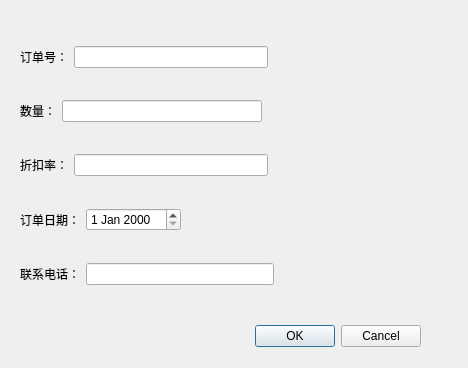
<?xml version="1.0" encoding="UTF-8"?>
<ui version="4.0">
 <class>addsalerecordDialog</class>
 <widget class="QDialog" name="addsalerecordDialog">
  <property name="geometry">
   <rect>
    <x>0</x>
    <y>0</y>
    <width>468</width>
    <height>368</height>
   </rect>
  </property>
  <property name="windowTitle">
   <string>售货办理</string>
  </property>
  <widget class="QDialogButtonBox" name="buttonBox">
   <property name="geometry">
    <rect>
     <x>80</x>
     <y>320</y>
     <width>341</width>
     <height>32</height>
    </rect>
   </property>
   <property name="orientation">
    <enum>Qt::Horizontal</enum>
   </property>
   <property name="standardButtons">
    <set>QDialogButtonBox::Cancel|QDialogButtonBox::Ok</set>
   </property>
  </widget>
  <widget class="QWidget" name="layoutWidget">
   <property name="geometry">
    <rect>
     <x>20</x>
     <y>20</y>
     <width>441</width>
     <height>291</height>
    </rect>
   </property>
   <layout class="QGridLayout" name="gridLayout_6">
    <item row="0" column="0">
     <layout class="QGridLayout" name="gridLayout_5">
      <item row="0" column="0">
       <widget class="QLabel" name="label">
        <property name="text">
         <string>订单号：</string>
        </property>
       </widget>
      </item>
      <item row="0" column="1">
       <widget class="QLineEdit" name="lineEdit"/>
      </item>
      <item row="0" column="2">
       <spacer name="horizontalSpacer_4">
        <property name="orientation">
         <enum>Qt::Horizontal</enum>
        </property>
        <property name="sizeHint" stdset="0">
         <size>
          <width>40</width>
          <height>20</height>
         </size>
        </property>
       </spacer>
      </item>
     </layout>
    </item>
    <item row="1" column="0">
     <layout class="QGridLayout" name="gridLayout_4">
      <item row="0" column="1">
       <widget class="QLineEdit" name="lineEdit_2"/>
      </item>
      <item row="0" column="0">
       <widget class="QLabel" name="label_2">
        <property name="text">
         <string>数量：</string>
        </property>
       </widget>
      </item>
      <item row="0" column="2">
       <spacer name="horizontalSpacer_3">
        <property name="orientation">
         <enum>Qt::Horizontal</enum>
        </property>
        <property name="sizeHint" stdset="0">
         <size>
          <width>40</width>
          <height>20</height>
         </size>
        </property>
       </spacer>
      </item>
     </layout>
    </item>
    <item row="3" column="0">
     <layout class="QGridLayout" name="gridLayout_2">
      <item row="0" column="2">
       <widget class="QDateEdit" name="dateEdit"/>
      </item>
      <item row="0" column="0">
       <widget class="QLabel" name="label_7">
        <property name="text">
         <string>订单日期：</string>
        </property>
       </widget>
      </item>
      <item row="0" column="3">
       <spacer name="horizontalSpacer_2">
        <property name="orientation">
         <enum>Qt::Horizontal</enum>
        </property>
        <property name="sizeHint" stdset="0">
         <size>
          <width>40</width>
          <height>20</height>
         </size>
        </property>
       </spacer>
      </item>
     </layout>
    </item>
    <item row="4" column="0">
     <layout class="QGridLayout" name="gridLayout">
      <item row="0" column="0">
       <widget class="QLabel" name="label_8">
        <property name="text">
         <string>联系电话：</string>
        </property>
       </widget>
      </item>
      <item row="0" column="1">
       <widget class="QLineEdit" name="lineEdit_4"/>
      </item>
      <item row="0" column="2">
       <spacer name="horizontalSpacer_5">
        <property name="orientation">
         <enum>Qt::Horizontal</enum>
        </property>
        <property name="sizeHint" stdset="0">
         <size>
          <width>40</width>
          <height>20</height>
         </size>
        </property>
       </spacer>
      </item>
     </layout>
    </item>
    <item row="2" column="0">
     <layout class="QGridLayout" name="gridLayout_3">
      <item row="0" column="1">
       <widget class="QLineEdit" name="lineEdit_3"/>
      </item>
      <item row="0" column="0">
       <widget class="QLabel" name="label_3">
        <property name="text">
         <string>折扣率：</string>
        </property>
       </widget>
      </item>
      <item row="0" column="2">
       <spacer name="horizontalSpacer">
        <property name="orientation">
         <enum>Qt::Horizontal</enum>
        </property>
        <property name="sizeHint" stdset="0">
         <size>
          <width>40</width>
          <height>20</height>
         </size>
        </property>
       </spacer>
      </item>
     </layout>
    </item>
   </layout>
  </widget>
 </widget>
 <resources/>
 <connections>
  <connection>
   <sender>buttonBox</sender>
   <signal>accepted()</signal>
   <receiver>addsalerecordDialog</receiver>
   <slot>accept()</slot>
   <hints>
    <hint type="sourcelabel">
     <x>248</x>
     <y>254</y>
    </hint>
    <hint type="destinationlabel">
     <x>157</x>
     <y>274</y>
    </hint>
   </hints>
  </connection>
  <connection>
   <sender>buttonBox</sender>
   <signal>rejected()</signal>
   <receiver>addsalerecordDialog</receiver>
   <slot>reject()</slot>
   <hints>
    <hint type="sourcelabel">
     <x>316</x>
     <y>260</y>
    </hint>
    <hint type="destinationlabel">
     <x>286</x>
     <y>274</y>
    </hint>
   </hints>
  </connection>
 </connections>
</ui>
